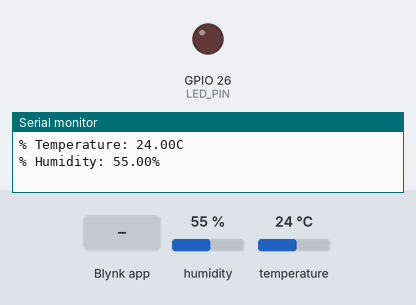
A program run on a simulated ESP32. On the bench: output pins drawn as LEDs (lit = HIGH), the last lines printed to the serial monitor. The test bench sets the inputs (shaded band); at power-on: humidity 55 %, temperature 24 °C. WiFi joins after 1.5 s; servers stay silent unless stated.

Above: at 3.0 s.
3.1 s: Blynk app writes 1 to V2
At 3.5 s:
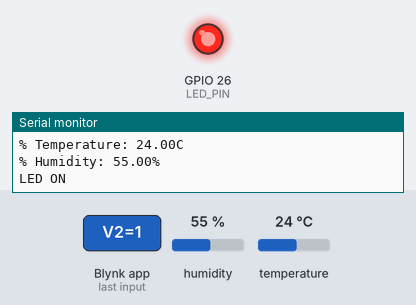
4.6 s: Blynk app writes 0 to V2
At 5.8 s:
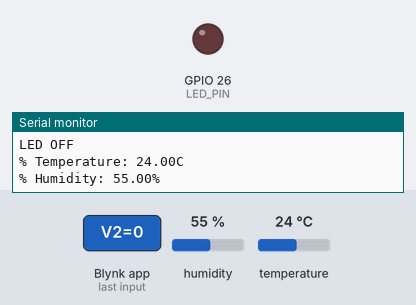
6.1 s: Blynk app writes 200 to V2
At 7.1 s:
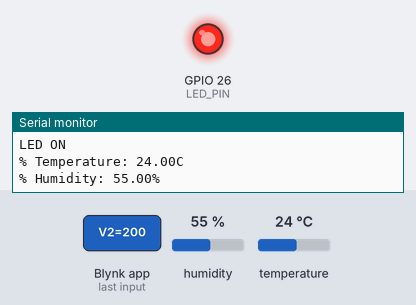
Timing chart, 0 to 9.1 s (numbered marks = the images above; inputs shaded):
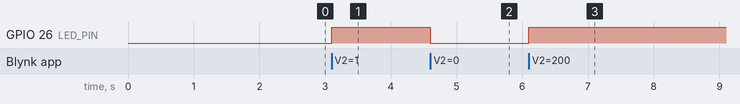

The program:

main.cpp
```cpp
#define BLYNK_DEVICE_NAME "Tugasiot"
#define BLYNK_PRINT Serial

#define DHT_PIN 15
#define LED_PIN 26

#define BLYNK_AUTH_TOKEN "gSS-pKwGZCJn2iEhmUG9S9mTL3z4zijy"
#define BLYNK_TEMPLATE_ID "TMPL6HRt2n5jW"
#define BLYNK_TEMPLATE_NAME "Tugasiot"

#include <WiFi.h>
#include <BlynkSimpleEsp32.h>
#include <DHTesp.h> //Library untuk DHT

char auth[] = BLYNK_AUTH_TOKEN;
char ssid[] = "Wokwi-GUEST"; //nama hotspot yang digunakan
char pass[] = ""; //password hotspot yang digunakan

DHTesp dht;
BlynkTimer timer;

//function untuk pengiriman sensor
void sendSensor() {
  float temperature = dht.getTemperature();
  float humidity = dht.getHumidity();

  if (isnan(temperature) || isnan(humidity)) {
    Serial.println("Gagal membaca data DHT22!");
    return;
  }

  Blynk.virtualWrite(V0, temperature); //mengirimkan data temperature ke Virtual pin VO di Blynk Cloud
  Blynk.virtualWrite(V1, humidity); //mengirimkan data humidity ke Virtual pin V1 di Blynk Cloud

  //menampilkan temperature pada Serial monitor
  Serial.print("% Temperature: ");
  Serial.print(temperature);
  Serial.println("C ");
  Serial.print("% Humidity: ");
  Serial.print(humidity);
  Serial.println("% ");
}

BLYNK_WRITE(V2) {
  int ledState = param.asInt();
  digitalWrite(LED_PIN, ledState);
  Serial.println(ledState ? "LED ON" : "LED OFF");
  Blynk.virtualWrite(V3, ledState);
}

void setup() {
  // Debug console
  Serial.begin(115200); //serial monitor menggunakan bautrate 9600

  Blynk.begin(auth, ssid, pass); //memulai Blynk
  dht.setup(DHT_PIN, DHTesp::DHT22);

  pinMode(LED_PIN, OUTPUT);
  digitalWrite(LED_PIN, LOW);

  timer.setInterval(1000, sendSensor); //Mengaktifkan timer untuk pengiriman data 1000ms
}

void loop() {
  Blynk.run(); //menjalankan blynk
  timer.run(); //menjalankan timer
}
```

Measured:
- after the input at 3.1 s, GPIO 26 (LED_PIN): LOW → HIGH at once
- after the input at 4.6 s, GPIO 26 (LED_PIN): HIGH → LOW at once
- after the input at 6.1 s, GPIO 26 (LED_PIN): LOW → HIGH at once
